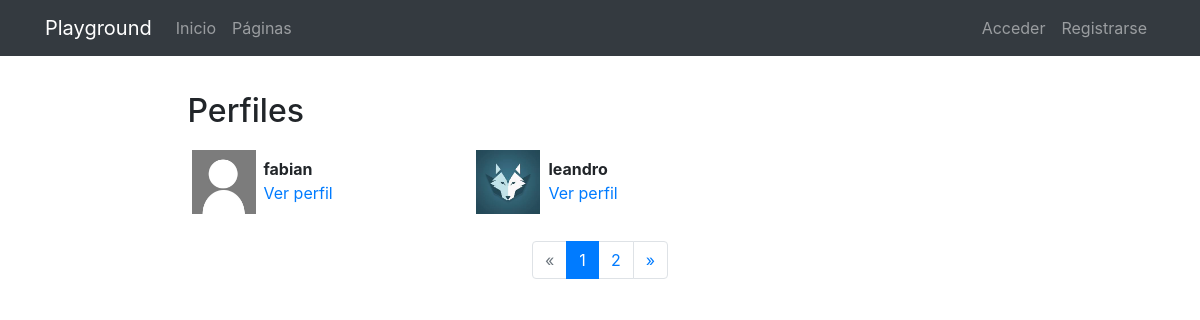
/profiles/, run on the app's committed database.
### applications/registration/models.py (models this page shows)
class Profile(models.Model):
    user = models.OneToOneField(User, on_delete=models.CASCADE)
    avatar = models.ImageField(upload_to='profiles', null=True, blank=True)
    bio = models.TextField(null=True, blank=True)
    link = models.URLField(max_length=200, null=True, blank=True)
    class Meta:
        ordering = ['user__username']

### applications/profiles/views.py (the view)
# urls.py: path('', ProfileListView.as_view(), name='list'),
class ProfileListView(ListView):
    paginate_by = 2
    model = Profile
    template_name = 'profiles/profile_list.html'

### templates/profiles/profile_list.html (shortened to what this page needs)
{% extends 'base.html' %}
{% load static %}
{% block content %}
<main role="main">
  <div class="container">
    <div class="row mt-3">
      <div class="col-md-9 mx-auto mb-5">
        <h2>Perfiles</h2>
        <div class="row">
          {% for profile in profile_list %}
            <div class="col-md-4 mt-2 mb-3 ">
              <div class="row p-1">
                <div class="col-md-12">
                  {% if profile.avatar %}
                    <img src="{{profile.avatar.url}}" class="img-fluid profile-avatar">
                  {% else %}
                    <img src="{% static 'registration/img/no-avatar.jpg' %}" class="img-fluid profile-avatar">
                  {% endif %}
                  <p class="profile-data">
                    <b>{{profile.user|truncatechars:"16"}}</b><br>
                    <a href="{% url 'profiles:detail' profile.user %}">Ver perfil</a>
                  </p>
                </div>
              </div>
            </div>
          {% endfor %}
        </div>
        {% if is_paginated %}
        <nav aria-label="Page navigation">
          <ul class="pagination justify-content-center">
            {% if page_obj.has_previous %}
              <li class="page-item ">
                <a class="page-link" href="?page={{ page_obj.previous_page_number }}">&laquo;</a>
              </li>
            {% else %}
              <li class="page-item disabled">
                <a class="page-link" href="#" tabindex="-1">&laquo;</a>
              </li>
            {% endif %}
            {% for i in paginator.page_range %}
              <li class="page-item {% if page_obj.number == i %}active{% endif %}">
                <a class="page-link" href="?page={{ i }}">{{ i }}</a>
              </li>
            {% endfor %}
            {% if page_obj.has_next %}
              <li class="page-item ">
                <a class="page-link" href="?page={{ page_obj.next_page_number }}">&raquo;</a>
              </li>
            {% else %}
              <li class="page-item disabled">
                <a class="page-link" href="#" tabindex="-1">&raquo;</a>
              </li>
            {% endif %}
          </ul>
        </nav>
        {% endif %}
      </div>
    </div>
  </div>
</main>
{% endblock %}

### applications/core/static/core/css/main.css (style rules this page uses)
main { padding-top: 20px; }
:root { --jumbotron-padding-y: 3rem; }

### templates/profiles/profile_list.html (style rules this page uses)
.profile-avatar { float:left;width:4rem;height:4rem }
.profile-data { padding-left:4.5rem;padding-top:.4rem; }

### data on the page
Profile: user "fabian"
Profile: avatar (picture), user "leandro"

### other printed values
{{ i }} "1" "2"
